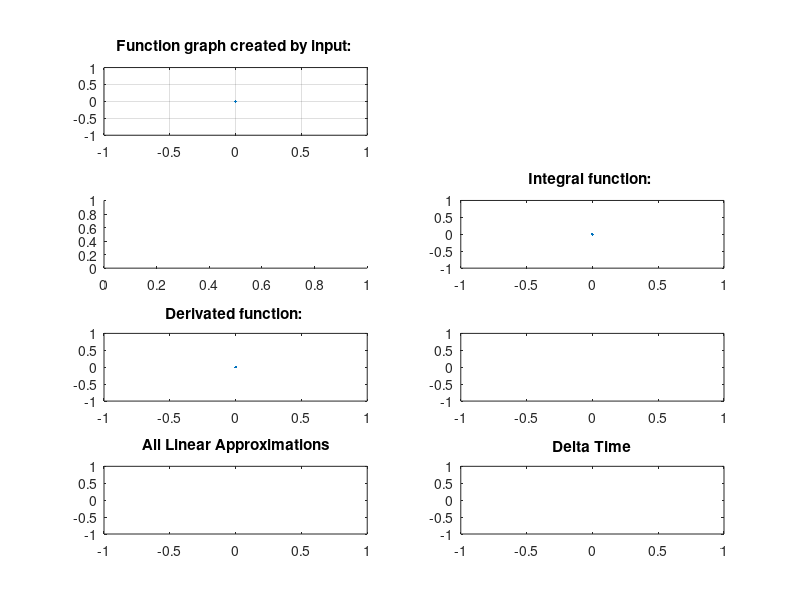

Write the MATLAB code that produced this figure. (Note: this script raises an error after producing the figure.)
function numJoy()
%A function that show nummeric integration and derivation from the joystick
%input.
%   Subplot 1: Function graph created by joystick input
%   Subplot 2: The current loop nummeric integral
%   Subplot 3: The sum of the integral including this loop
%   Subplot 4: The nummeric integral function graph
%   Subplot 5: The nummeric derivation of the function.
%   Subplot 6: The current linaer approximation of the function
%   Subplot 7: All linaer approximation of the function
%   Subplot 8: Delta Time

%%
% Initiate figure, getting screensize and defining size based updon this.
% In addition add a keydownlistener to the figure and a title with
% instrucitons
    function initialFig()
        screen = get(0,'screensize');
        figure('Position',[screen(3)/8, screen(4)/8,screen(3)/1.3, screen(4)/1.3]);
        set(gcf, 'KeyPressFcn', @keyDownListener, 'Name', 'Press Esc to end program');
    end

%%
% KeyDownListener to stop program by pressing escape button
    function keyDownListener(src, event)
        if event.Key == 'escape'
            run = 0;
        end
    end

%%
% subfunction to calculate commonAxis
    function commonAxis = comAxis()
        commonAxis = [0 (max(timeVec)+5) (min(inputVec)-10) (max(inputVec)+10)];
    end       

%%
% Initialization
initialFig(); %initiate the figure
inputVec = [0]; % input vector
timeVec = [0]; % time vector
cIntVec = [0]; % current integral vector
sIntVec = [0]; % sum of ingegral vector
derVec = [0];% derivated vector
deltaT = [0];
linAllVec =[];
linAllXvec = [];
subplot(4,2,1)
sub1 = plot(timeVec,inputVec);
title('Function graph created by input: ');
hold on;
grid on;
subplot(4,2,3)
hold on;
subplot(4,2,4)
sub4 = plot(timeVec, cIntVec);
title('Integral function: ');
hold on;
subplot(4,2,5)
sub5 = plot(timeVec, derVec);
title('Derivated function: ');
hold on;
subplot(4,2,6)
sub6 = plot([0,0],[0,0]);
subplot(4,2,7)
sub7 = plot([0,0],[0,0]);
hold on;
title('All Linear Approximations')
subplot(4,2,8)
sub8 = plot([0,0],[0,0]);
hold on;
title('Delta Time')

run = 1;

%%
%main program loop
tic;
while run
    inputVec(end+1) = getJoy();
    timeVec(end+1) = toc;
    cAxis = comAxis();
    deltaT(end+1)=timeVec(end)-timeVec(end-1);
    cIntVec(end+1) = inputVec(end)*(deltaT(end));
    sIntVec(end+1) = sIntVec(end) + cIntVec(end);
    derVec(end+1) = (inputVec(end)-inputVec(end-1))/(deltaT(end));
    linVec(1)=(-derVec(end)*timeVec(end))+inputVec(end);
    linVec(2)=(derVec(end)*cAxis(2)-derVec(end)*timeVec(end))+inputVec(end);
    linXvec = [0 cAxis(2)];
    linAllVec = [linAllVec linVec];
    linAllXvec = [linAllXvec linXvec];
    
    
    subplot(4,2,1)
    set(sub1,'Ydata', inputVec,'Xdata',timeVec);
    axis(cAxis);
    
    subplot(4,2,2)
    fill([timeVec(end-1) timeVec(end) timeVec(end) timeVec(end-1)], [0 0 inputVec(end) inputVec(end)], 'b')
    axis(cAxis)
    title(['Currents loop integral: ' num2str(cIntVec(end))]);
   
    subplot(4,2,3)
    fill([timeVec(end-1) timeVec(end) timeVec(end) timeVec(end-1)], [0 0 inputVec(end) inputVec(end)], 'b')
    axis(cAxis)
    title(['Sum of integral: ' num2str(sIntVec(end))]);
    
    subplot(4,2,4)
    set(sub4, 'Ydata', sIntVec, 'Xdata', timeVec);
    axis([cAxis(1) cAxis(2) (min(sIntVec)-1) (max(sIntVec)+1)]);
    
    subplot(4,2,5)
    set(sub5, 'Ydata', derVec, 'Xdata', timeVec);
    axis([cAxis(1) cAxis(2) (min(derVec)-1) (max(derVec)+1)]);
    
    subplot(4,2,6)
    set(sub6, 'Ydata', linVec, 'Xdata', linXvec);
    title('Current Linear Approximation')
    axis(cAxis)
    
    subplot(4,2,7)
    set(sub7, 'Ydata', linAllVec, 'Xdata', linAllXvec);
    axis(cAxis)
    
    subplot(4,2,8)
    set(sub8, 'Ydata', deltaT, 'Xdata', timeVec);
    axis([cAxis(1) cAxis(2) (min(deltaT)-0.1) (max(deltaT)+0.1)]);
    
    drawnow;
end

close gcf
end